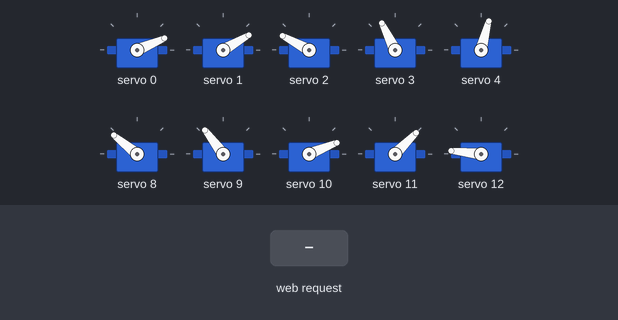
The sketch below on a simulated ESP32. Shown: 10 × servo. The test bench sets the inputs (shaded band). WiFi joins after 1.5 s; servers stay silent unless stated; what the sketch prints to the serial monitor is not drawn.

Above: at 14.4 s.
14.5 s: HTTP request GET /demo1 received
At 15.2 s:
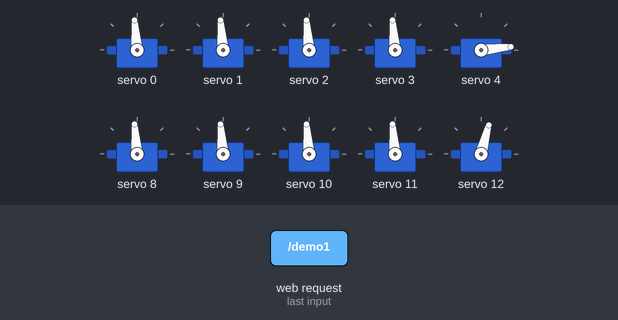
17.5 s: HTTP request GET /calibrate90 received
At 19.6 s:
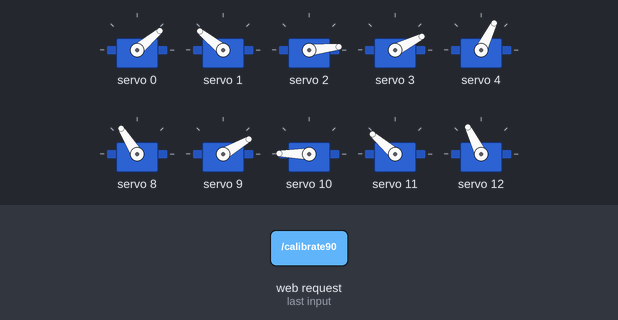
20.1 s: HTTP request GET /basepose received
At 22.0 s:
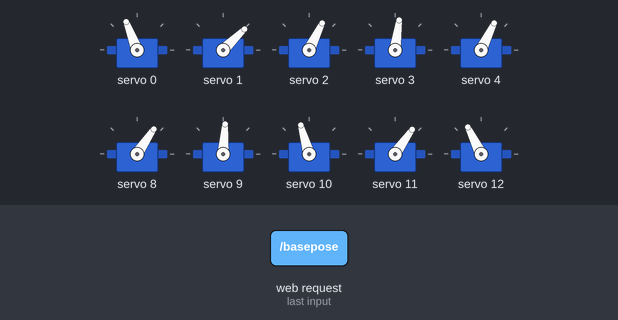
23.1 s: HTTP request GET /basepose?channel=1 received
At 24.1 s:
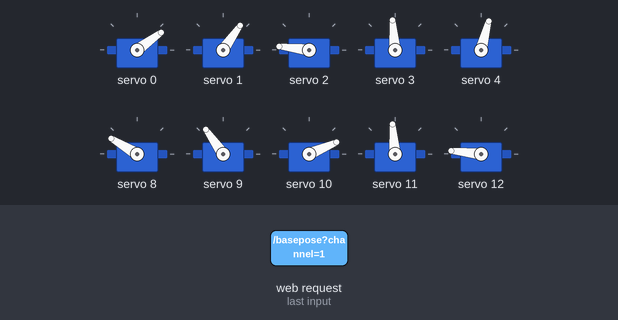
26.1 s: HTTP request GET /basepose?channel=0 received
At 28.9 s:
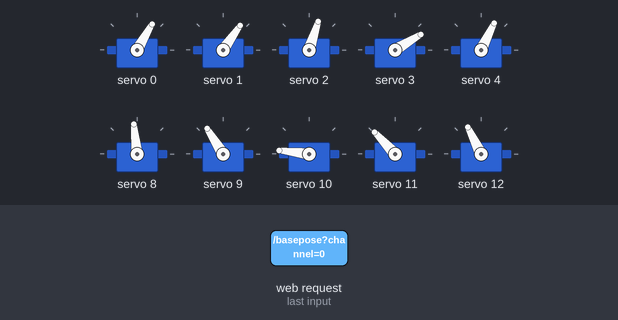
29.1 s: HTTP request GET /calibrate90?channel=1 received
At 31.6 s:
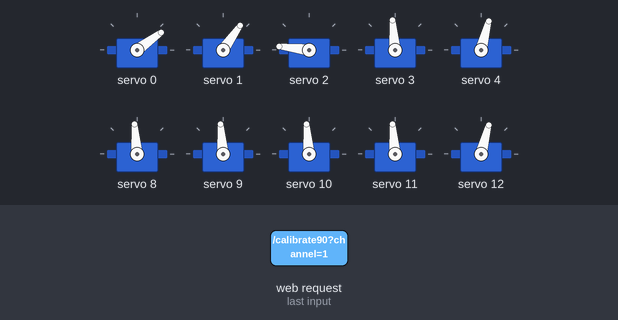
Timing chart, 0 to 31.7 s (numbered marks = the images above; inputs shaded):
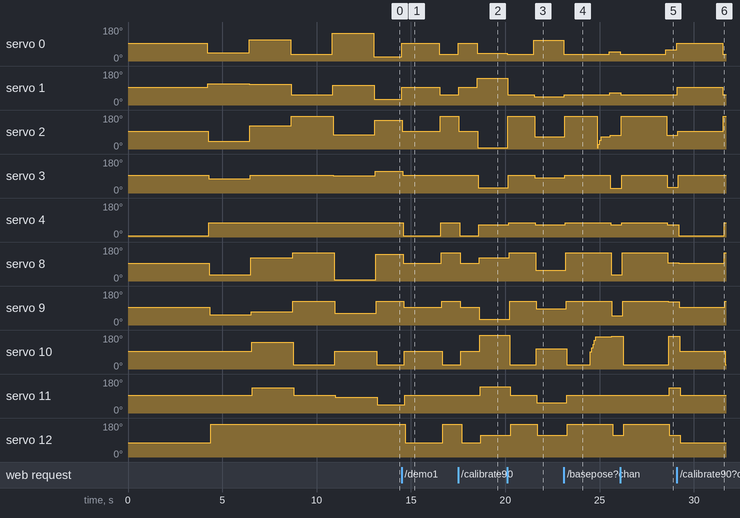

Measured:
- after the input at 14.5 s, servo 0: 23° → 95° at once, → 36° 2.0 s later; servo 1: 30° → 95° at once, → 55° 2.0 s later; servo 2: 152° → 95° at once, → 173° 2.0 s later; servo 3: 116° → 95° after 0.06 s; servo 4: 75° → 6° after 0.08 s, → 75° 2.0 s later
- after the input at 17.5 s, servo 0: 36° → 95° at once, → 40° 1.0 s later; servo 1: 55° → 95° at once, → 141° 1.0 s later; servo 2: 173° → 95° at once, → 6° 1.0 s later; servo 4: 75° → 6° after 0.08 s, → 64° 1.0 s later; servo 8: 149° → 95° after 0.10 s, → 122° 1.0 s later
- after the input at 20.1 s, servo 0: 40° → 36° at once, → 111° 1.4 s later; servo 1: 141° → 55° at once, → 44° 1.4 s later; servo 2: 6° → 173° at once, → 64° 1.4 s later; servo 3: 27° → 95° after 0.06 s, → 82° 1.4 s later; servo 4: 64° → 75° after 0.08 s, → 64° 1.4 s later
- after the input at 23.1 s, servo 0: 111° → 36° at once, → 48° 2.4 s later; servo 1: 44° → 55° at once, → 64° 2.4 s later; servo 3: 82° → 95° after 0.06 s, → 25° 2.4 s later; servo 4: 64° → 75° after 0.08 s, → 64° 2.4 s later; servo 8: 56° → 149° after 0.10 s, → 32° 2.4 s later
- after the input at 26.1 s, servo 0: 48° → 36° at once, → 60° 2.4 s later; servo 1: 64° → 55° after 0.02 s instead of 2.4 s; servo 2: 72° → 173° at once, → 72° 2.4 s later; servo 3: 25° → 95° after 0.06 s, → 31° 2.4 s later; servo 4: 64° → 75° after 0.08 s, → 64° 2.4 s later
- after the input at 29.1 s, servo 0: 60° → 95° at once, → 36° 2.4 s later; servo 1: 55° → 95° at once, → 55° 2.4 s later; servo 2: 72° → 95° at once, → 173° 2.4 s later; servo 3: 31° → 95° after 0.06 s instead of 2.5 s; servo 4: 64° → 6° after 0.08 s, → 75° 2.4 s later

The sketch:

finalArmsTOday2.ino
```cpp
#include <WiFi.h>
#include <Wire.h>
#include <Adafruit_PWMServoDriver.h>
#include <WebServer.h>

// Initialize the PCA9685
Adafruit_PWMServoDriver pca = Adafruit_PWMServoDriver(0x40);

// WiFi credentials
const char* ssid = "SpectrumSetup-DD";
const char* password = "jeansrocket543";

// Web server running on port 80
WebServer server(80);

#define SERVOMIN  150 // Minimum pulse length out of 4096
#define SERVOMAX  600 // Maximum pulse length out of 4096

// Demo control variables
bool demoRunning = false;
int demoNumber = 0;
int demoStep = 0;
unsigned long demoTimer = 0;

// Current angles of the servos
int leftShoulderA_Angle = 90;
int leftShoulderB_Angle = 90;
int leftWristA_Angle = 90;
int leftWristB_Angle = 90;
int leftClaw_Angle = 70; // Adjusted for closed position

int rightShoulderA_Angle = 90;
int rightShoulderB_Angle = 90;
int rightWristA_Angle = 90;
int rightWristB_Angle = 90;
int rightClaw_Angle = 170; // Adjusted for closed position

// Function to set servo angle with a delay to prevent overheating
void setServoAngle(int channel, int angle) {
    uint16_t pulse = map(angle, 0, 180, SERVOMIN, SERVOMAX);
    pca.setPWM(channel, 0, pulse);
    delay(20);  // Add a small delay between movements to reduce load on servos
}

// Function to smoothly move the servos over time
void moveServoSmooth(int channel, int startAngle, int endAngle, int stepDelay, int stepSize) {
    int currentAngle = startAngle;
    if (startAngle < endAngle) {
        for (int angle = startAngle; angle <= endAngle; angle += stepSize) {
            setServoAngle(channel, angle);
            delay(stepDelay);
        }
    } else {
        for (int angle = startAngle; angle >= endAngle; angle -= stepSize) {
            setServoAngle(channel, angle);
            delay(stepDelay);
        }
    }
}

// Function to update the left arm
void updateLeftArm() {
    setServoAngle(0, leftShoulderA_Angle);
    setServoAngle(1, leftShoulderB_Angle);
    setServoAngle(2, leftWristA_Angle);
    setServoAngle(3, leftWristB_Angle);
    setServoAngle(4, leftClaw_Angle);
}

// Function to update the right arm
void updateRightArm() {
    setServoAngle(8, rightShoulderA_Angle);
    setServoAngle(9, rightShoulderB_Angle);
    setServoAngle(10, rightWristA_Angle);
    setServoAngle(11, rightWristB_Angle);
    setServoAngle(12, rightClaw_Angle);
}

// Function to move servos to specific pose angles
void setPose(int lsa, int lsb, int lwa, int lwb, int lc, int rsa, int rsb, int rwa, int rwb, int rc) {
    leftShoulderA_Angle = lsa;
    leftShoulderB_Angle = lsb;
    leftWristA_Angle = lwa;
    leftWristB_Angle = lwb;
    leftClaw_Angle = lc;

    rightShoulderA_Angle = rsa;
    rightShoulderB_Angle = rsb;
    rightWristA_Angle = rwa;
    rightWristB_Angle = rwb;
    rightClaw_Angle = rc;

    updateLeftArm();
    updateRightArm();
}

// Intro sequence function
void introSequence() {
    // Move to calibration pose
    calibrateTo90();
    delay(2000);

    // First position (screenshot 1)
    setPose(37, 107, 35, 71, 70, 26, 48, 90, 90, 170);
    delay(2000);

    // Second position (screenshot 2)
    setPose(107, 104, 119, 90, 70, 117, 66, 136, 128, 170);
    delay(2000);

    // Move to base pose
    moveToBasePose();
    delay(2000);

    // Third position (screenshot 3)
    setPose(144, 99, 71, 86, 70, 1, 56, 90, 78, 170);
    delay(2000);

    // Final position (screenshot 4)
    setPose(17, 24, 148, 111, 70, 136, 122, 16, 39, 170);
}

// Function to move servos to base pose
void moveToBasePose() {
    leftShoulderA_Angle = 30;
    leftShoulderB_Angle = 49;
    leftWristA_Angle = 169;
    leftWristB_Angle = 90;
    leftClaw_Angle = 70; // Left claw closed

    rightShoulderA_Angle = 145;
    rightShoulderB_Angle = 120;
    rightWristA_Angle = 17;
    rightWristB_Angle = 90;
    rightClaw_Angle = 170; // Right claw closed

    updateLeftArm();
    updateRightArm();
}

// Function to calibrate all servos to 90 degrees
void calibrateTo90() {
    leftShoulderA_Angle = 90;
    leftShoulderB_Angle = 90;
    leftWristA_Angle = 90;
    leftWristB_Angle = 90;
    leftClaw_Angle = 0; // Left claw open (-10 might be overkill but can adjust later)

    rightShoulderA_Angle = 90;
    rightShoulderB_Angle = 90;
    rightWristA_Angle = 90;
    rightWristB_Angle = 90;
    rightClaw_Angle = 70; // Right claw open

    updateLeftArm();
    updateRightArm();
}

// Handle root URL "/"
void handleRoot() {
    String html = "<html>\
    <head>\
    <title>Servo Control</title>\
    <meta name='viewport' content='width=device-width, initial-scale=1'>\
    <style>\
    body { font-family: Arial, sans-serif; text-align: center; background-color: #282c34; color: white; }\
    .container { margin: 20px auto; max-width: 800px; text-align: left; }\
    h1 { font-size: 24px; }\
    .section { margin-bottom: 30px; }\
    .label { font-size: 18px; margin-right: 10px; display: inline-block; width: 150px; }\
    .slider-container { margin-bottom: 15px; }\
    .angle { font-size: 16px; display: inline-block; width: 50px; }\
    .slider { width: 70%; }\
    .button { padding: 10px 20px; margin: 20px 0; font-size: 20px; border: none; cursor: pointer; transition: background-color 0.3s, transform 0.2s; }\
    .button:hover { background-color: #61dafb; transform: scale(1.1); }\
    </style>\
    </head>\
    <body>\
    <div class='container'>\
    <h1>Robot Arm Control</h1>\
    <button class='button' onclick=\"sendRequest('/basepose')\">Move to Base Pose</button>\
    <button class='button' onclick=\"sendRequest('/calibrate90')\">Calibrate to 90°</button>\
    <button class='button' onclick=\"sendRequest('/demo1')\">Run Demo 1</button>\
    <div class='section'>\
    <h2>Left Arm</h2>\
    <div class='slider-container'>\
    <label class='label'>Shoulder A</label>\
    <input type='range' min='0' max='180' value='90' class='slider' id='servo0' onchange=\"updateServo(0, this.value)\">\
    <span class='angle' id='angle0'>90°</span>\
    </div>\
    <div class='slider-container'>\
    <label class='label'>Shoulder B</label>\
    <input type='range' min='0' max='180' value='90' class='slider' id='servo1' onchange=\"updateServo(1, this.value)\">\
    <span class='angle' id='angle1'>90°</span>\
    </div>\
    <div class='slider-container'>\
    <label class='label'>Wrist A</label>\
    <input type='range' min='0' max='180' value='90' class='slider' id='servo2' onchange=\"updateServo(2, this.value)\">\
    <span class='angle' id='angle2'>90°</span>\
    </div>\
    <div class='slider-container'>\
    <label class='label'>Wrist B</label>\
    <input type='range' min='0' max='180' value='90' class='slider' id='servo3' onchange=\"updateServo(3, this.value)\">\
    <span class='angle' id='angle3'>90°</span>\
    </div>\
    <div class='slider-container'>\
    <label class='label'>Claw</label>\
    <input type='range' min='-10' max='70' value='70' class='slider' id='servo4' onchange=\"updateServo(4, this.value)\">\
    <span class='angle' id='angle4'>70° (Closed)</span>\
    </div>\
    </div>\
    <div class='section'>\
    <h2>Right Arm</h2>\
    <div class='slider-container'>\
    <label class='label'>Shoulder A</label>\
    <input type='range' min='0' max='180' value='90' class='slider' id='servo8' onchange=\"updateServo(8, this.value)\">\
    <span class='angle' id='angle8'>90°</span>\
    </div>\
    <div class='slider-container'>\
    <label class='label'>Shoulder B</label>\
    <input type='range' min='0' max='180' value='90' class='slider' id='servo9' onchange=\"updateServo(9, this.value)\">\
    <span class='angle' id='angle9'>90°</span>\
    </div>\
    <div class='slider-container'>\
    <label class='label'>Wrist A</label>\
    <input type='range' min='0' max='180' value='90' class='slider' id='servo10' onchange=\"updateServo(10, this.value)\">\
    <span class='angle' id='angle10'>90°</span>\
    </div>\
    <div class='slider-container'>\
    <label class='label'>Wrist B</label>\
    <input type='range' min='0' max='180' value='90' class='slider' id='servo11' onchange=\"updateServo(11, this.value)\">\
    <span class='angle' id='angle11'>90°</span>\
    </div>\
    <div class='slider-container'>\
    <label class='label'>Claw</label>\
    <input type='range' min='70' max='170' value='170' class='slider' id='servo12' onchange=\"updateServo(12, this.value)\">\
    <span class='angle' id='angle12'>170° (Closed)</span>\
    </div>\
    </div>\
    </div>\
    <script>\
    function sendRequest(endpoint) {\
        fetch(endpoint)\
            .then(response => {\
                console.log('Request sent to ' + endpoint);\
            })\
            .catch(err => {\
                console.error('Error:', err);\
            });\
    }\
    function updateServo(channel, angle) {\
        document.getElementById('angle' + channel).innerText = angle + '°';\
        fetch(`/moveServo?channel=${channel}&angle=${angle}`);\
    }\
    </script>\
    </body>\
    </html>";
    server.send(200, "text/html", html);
}

// Handle base pose request
void handleBasePose() {
    moveToBasePose();
    server.send(200, "text/plain", "Moved to base pose");
}

// Handle calibrate to 90 request
void handleCalibrate90() {
    calibrateTo90();
    server.send(200, "text/plain", "Calibrated all servos to 90 degrees");
}

// Handle demo request
void handleDemo1() {
    if (!demoRunning) {
        demoRunning = true;
        demoNumber = 1;
        demoStep = 0;
        demoTimer = millis();
        server.send(200, "text/plain", "Demo 1 started");
    } else {
        server.send(200, "text/plain", "Demo already running");
    }
}

// Handle move servo request
void handleMoveServo() {
    if (server.hasArg("channel") && server.hasArg("angle")) {
        int channel = server.arg("channel").toInt();
        int angle = server.arg("angle").toInt();

        // Update the specific servo based on channel
        if (channel >= 0 && channel <= 4) {
            switch (channel) {
                case 0: leftShoulderA_Angle = angle; break;
                case 1: leftShoulderB_Angle = angle; break;
                case 2: leftWristA_Angle = angle; break;
                case 3: leftWristB_Angle = angle; break;
                case 4: leftClaw_Angle = angle; break;
            }
            updateLeftArm();
        } else if (channel >= 8 && channel <= 12) {
            switch (channel) {
                case 8: rightShoulderA_Angle = angle; break;
                case 9: rightShoulderB_Angle = angle; break;
                case 10: rightWristA_Angle = angle; break;
                case 11: rightWristB_Angle = angle; break;
                case 12: rightClaw_Angle = angle; break;
            }
            updateRightArm();
        }

        server.send(200, "text/plain", "Moved servo");
    } else {
        server.send(400, "text/plain", "Invalid request");
    }
}

// Demo sequence handler
void demoSequence() {
    unsigned long currentMillis = millis();
    if (demoRunning && demoNumber == 1) {
        switch (demoStep) {
            case 0: // Move to Calibrate Pose
                calibrateTo90();
                demoStep++;
                demoTimer = currentMillis;
                break;
            case 1: // Pause
                if (currentMillis - demoTimer > 2000) {
                    demoStep++;
                }
                break;
            case 2: // Move to Base Pose
                moveToBasePose();
                demoStep++;
                demoTimer = currentMillis;
                break;
            case 3: // Pause
                if (currentMillis - demoTimer > 2000) {
                    demoStep++;
                }
                break;
            case 4: // Move to Picture 1 Pose
                leftShoulderA_Angle = 34;
                leftShoulderB_Angle = 136;
                leftWristA_Angle = 0;
                leftWristB_Angle = 21;
                leftClaw_Angle = 58;

                rightShoulderA_Angle = 117;
                rightShoulderB_Angle = 24;
                rightWristA_Angle = 175;
                rightWristB_Angle = 135;
                rightClaw_Angle = 111;

                updateLeftArm();
                updateRightArm();
                demoStep++;
                demoTimer = currentMillis;
                break;
            case 5: // Pause
                if (currentMillis - demoTimer > 3000) {
                    demoStep++;
                }
                break;
            case 6: // Move to Picture 2 Pose
                leftShoulderA_Angle = 106;
                leftShoulderB_Angle = 38;
                leftWristA_Angle = 58;
                leftWristB_Angle = 77;
                leftClaw_Angle = 58;

                rightShoulderA_Angle = 50;
                rightShoulderB_Angle = 81;
                rightWristA_Angle = 101;
                rightWristB_Angle = 49;
                rightClaw_Angle = 111;

                updateLeftArm();
                updateRightArm();
                demoStep++;
                demoTimer = currentMillis;
                break;
            case 7: // Pause
                if (currentMillis - demoTimer > 3000) {
                    demoStep++;
                }
                break;
            case 8: // Move wrists back and forth
                moveServoSmooth(10, 87, 175, 50, 20); // Right Wrist A
                moveServoSmooth(2, 0, 67, 50, 20);    // Left Wrist A
                demoStep++;
                demoTimer = currentMillis;
                break;
            case 9: // Pause
                if (currentMillis - demoTimer > 1000) {
                    demoStep++;
                }
                break;
            case 10: // Move to Picture 3 Pose
                leftShoulderA_Angle = 42;
                leftShoulderB_Angle = 59;
                leftWristA_Angle = 67;
                leftWristB_Angle = 19;
                leftClaw_Angle = 58;

                rightShoulderA_Angle = 26;
                rightShoulderB_Angle = 44;
                rightWristA_Angle = 169;
                rightWristB_Angle = 90;
                rightClaw_Angle = 111;

                updateLeftArm();
                updateRightArm();
                demoStep++;
                demoTimer = currentMillis;
                break;
            case 11: // Pause
                if (currentMillis - demoTimer > 3000) {
                    demoStep++;
                }
                break;
            case 12: // Move to Picture 4 Pose
                leftShoulderA_Angle = 54;
                leftShoulderB_Angle = 49;
                leftWristA_Angle = 67;
                leftWristB_Angle = 25;
                leftClaw_Angle = 58;

                rightShoulderA_Angle = 91;
                rightShoulderB_Angle = 117;
                rightWristA_Angle = 169;
                rightWristB_Angle = 129;
                rightClaw_Angle = 111;

                updateLeftArm();
                updateRightArm();
                demoStep++;
                demoTimer = currentMillis;
                break;
            case 13: // Pause
                if (currentMillis - demoTimer > 3000) {
                    demoStep++;
                }
                break;
            case 14: // Return to Base Pose
                moveToBasePose();
                demoStep++;
                demoTimer = currentMillis;
                break;
            case 15: // Pause before calibrating to 90
                if (currentMillis - demoTimer > 2000) {
                    calibrateTo90();
                    demoRunning = false;
                }
                break;
        }
    }
}

void setup() {
    Serial.begin(115200);

    // Initialize PCA9685
    pca.begin();
    pca.setPWMFreq(60);  // Analog servos run at ~60 Hz updates

    // Connect to WiFi
    WiFi.begin(ssid, password);
    while (WiFi.status() != WL_CONNECTED) {
        delay(1000);
        Serial.println("Connecting to WiFi...");
    }
    Serial.println("Connected to WiFi");
    Serial.print("IP address: ");
    Serial.println(WiFi.localIP());

    // Define web server routes
    server.on("/", handleRoot);
    server.on("/basepose", handleBasePose);
    server.on("/calibrate90", handleCalibrate90);
    server.on("/demo1", handleDemo1);
    server.on("/moveServo", handleMoveServo);

    // Start the server
    server.begin();
    Serial.println("Server started");

    // Run the intro sequence
    introSequence();
}

void loop() {
    server.handleClient();
    demoSequence(); // Continuously check and update the demo sequence
}
```
